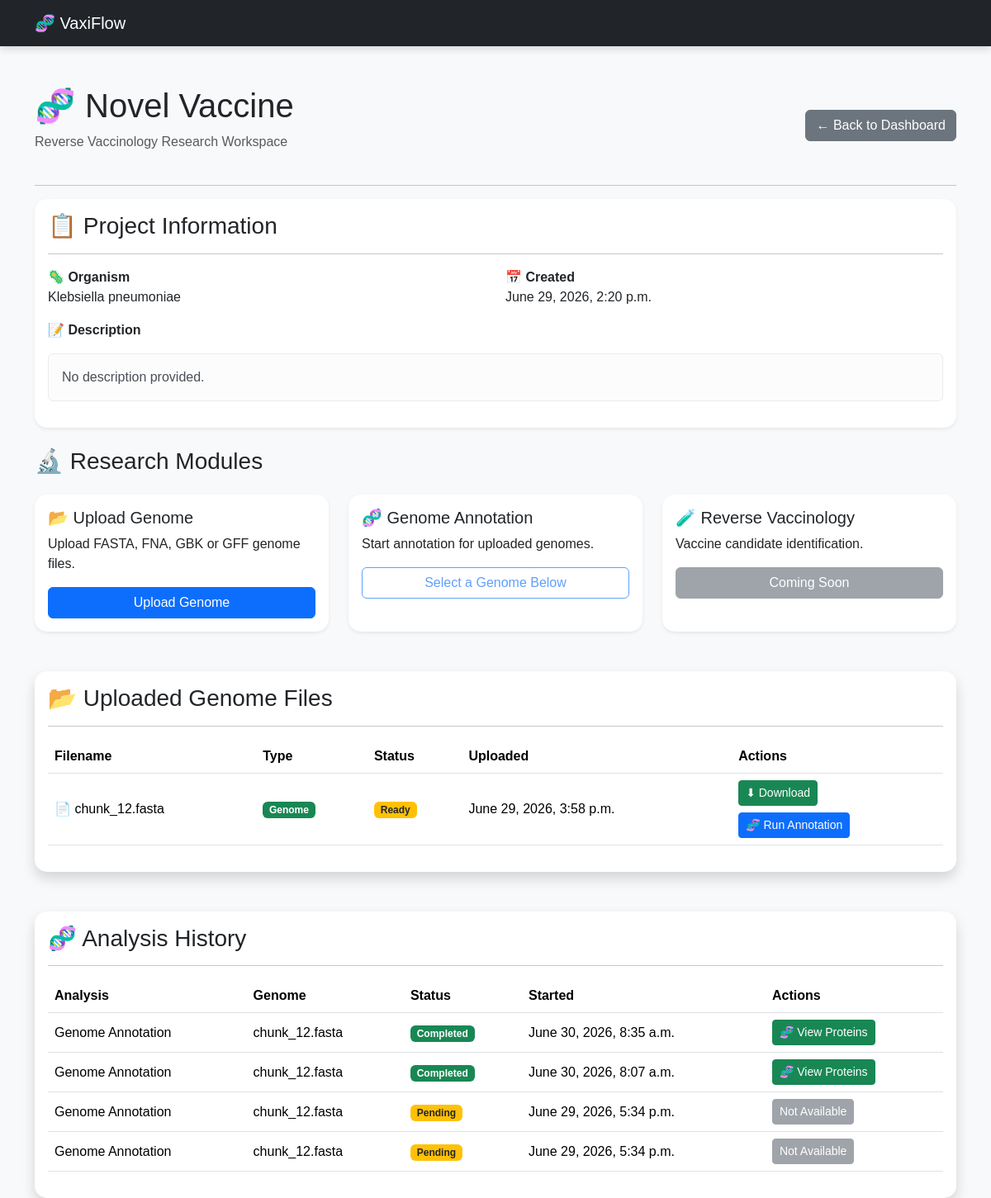
/projects/1/, run on the app's committed database.
### users/models.py (models this page shows, shortened)
class Project(models.Model):
    project_name = models.CharField(max_length=200)
    organism = models.CharField(max_length=300)
    description = models.TextField(blank=True)
    created_at = models.DateTimeField(auto_now_add=True)

class Genome(models.Model):
    project = models.ForeignKey(
        Project,
        on_delete=models.CASCADE,
        related_name="genomes"
    )
    genome_file = models.FileField(
        upload_to="genomes/"
    )
    uploaded_at = models.DateTimeField(
        auto_now_add=True
    )

class Analysis(models.Model):
    ANALYSIS_TYPES = [
        ("annotation", "Genome Annotation"),
        ("signalp", "SignalP"),
        ("tmhmm", "TMHMM"),
        ("psortb", "PSORTb"),
        ("blast", "BLAST"),
        ("vaxijen", "VaxiJen"),
        ("ai", "AI Analysis"),
    ]
    STATUS_CHOICES = [
        ("pending", "Pending"),
        ("running", "Running"),
        ("completed", "Completed"),
        ("failed", "Failed"),
    ]
    project = models.ForeignKey(
        Project,
        on_delete=models.CASCADE,
        related_name="analyses",
    )
    genome = models.ForeignKey(
        Genome,
        on_delete=models.CASCADE,
        related_name="analyses",
    )
    analysis_type = models.CharField(
        max_length=50,
        choices=ANALYSIS_TYPES,
    )
    status = models.CharField(
        max_length=20,
        choices=STATUS_CHOICES,
        default="pending",
    )
    output_directory = models.CharField(
        max_length=500,
        blank=True,
    )
    log = models.TextField(
        blank=True,
    )
    exit_code = models.IntegerField(
        null=True,
        blank=True,
    )
    started_at = models.DateTimeField(
        auto_now_add=True,
    )
    completed_at = models.DateTimeField(
        null=True,
        blank=True,
    )

### users/views.py (the view)
def project_detail(request, project_id):
    project = get_object_or_404(
        Project,
        id=project_id
    )
    genomes = Genome.objects.filter(
        project=project
    ).order_by("-uploaded_at")
    analyses = Analysis.objects.filter(
        project=project
    ).order_by("-started_at")
    return render(
        request,
        "projects/detail.html",
        {
            "project": project,
            "genomes": genomes,
            "analyses": analyses,
        }
    )

### templates/projects/detail.html
{% extends "base.html" %}
{% block content %}
<div class="d-flex justify-content-between align-items-center mb-4">
    <div>
        <h1>🧬 {{ project.project_name }}</h1>
        <p class="text-muted">
            Reverse Vaccinology Research Workspace
        </p>
    </div>
    <a href="/" class="btn btn-secondary">
        ← Back to Dashboard
    </a>
</div>
<hr>
<div class="card shadow-sm mb-4">
    <div class="card-body">
        <h3>📋 Project Information</h3>
        <hr>
        <div class="row">
            <div class="col-md-6">
                <p>
                    <strong>🦠 Organism</strong><br>
                    {{ project.organism }}
                </p>
            </div>
            <div class="col-md-6">
                <p>
                    <strong>📅 Created</strong><br>
                    {{ project.created_at }}
                </p>
            </div>
        </div>
        <p>
            <strong>📝 Description</strong>
        </p>
        <div class="alert alert-light">
            {{ project.description|default:"No description provided." }}
        </div>
    </div>
</div>
<h3 class="mb-4">
    🔬 Research Modules
</h3>
<div class="row g-4 mb-5">
    <div class="col-md-4">
        <div class="card shadow-sm h-100">
            <div class="card-body">
                <h5>📂 Upload Genome</h5>
                <p>
                    Upload FASTA, FNA, GBK or GFF genome files.
                </p>
                <a
                    href="/projects/{{ project.id }}/upload/"
                    class="btn btn-primary w-100">
                    Upload Genome
                </a>
            </div>
        </div>
    </div>
    <div class="col-md-4">
        <div class="card shadow-sm h-100">
            <div class="card-body">
                <h5>🧬 Genome Annotation</h5>
                <p>
                    Start annotation for uploaded genomes.
                </p>
                <button
                    class="btn btn-outline-primary w-100"
                    disabled>
                    Select a Genome Below
                </button>
            </div>
        </div>
    </div>
    <div class="col-md-4">
        <div class="card shadow-sm h-100">
            <div class="card-body">
                <h5>🧪 Reverse Vaccinology</h5>
                <p>
                    Vaccine candidate identification.
                </p>
                <button
                    class="btn btn-secondary w-100"
                    disabled>
                    Coming Soon
                </button>
            </div>
        </div>
    </div>
</div>
<div class="card shadow mb-5">
    <div class="card-body">
        <h3>📂 Uploaded Genome Files</h3>
        <hr>
        {% if genomes %}
        <table class="table table-hover align-middle">
            <thead>
                <tr>
                    <th>Filename</th>
                    <th>Type</th>
                    <th>Status</th>
                    <th>Uploaded</th>
                    <th>Actions</th>
                </tr>
            </thead>
            <tbody>
            {% for genome in genomes %}
                <tr>
                    <td>
                        📄 {{ genome.genome_file.name|cut:"genomes/" }}
                    </td>
                    <td>
                        <span class="badge bg-success">
                            Genome
                        </span>
                    </td>
                    <td>
                        <span class="badge bg-warning text-dark">
                            Ready
                        </span>
                    </td>
                    <td>
                        {{ genome.uploaded_at }}
                    </td>
                    <td>
                        <a
                            href="{% url 'download_genome' genome.id %}"
                            class="btn btn-sm btn-success mb-2">
                            ⬇ Download
                        </a>
                        <br>
                        <a
                            href="{% url 'run_annotation' genome.id %}"
                            class="btn btn-sm btn-primary">
                            🧬 Run Annotation
                        </a>
                    </td>
                </tr>
            {% endfor %}
            </tbody>
        </table>
        {% else %}
        <div class="alert alert-warning">
            No genome uploaded yet.
        </div>
        {% endif %}
    </div>
</div>
<div class="card shadow">
    <div class="card-body">
        <h3>🧬 Analysis History</h3>
        <hr>
        {% if analyses %}
        <table class="table table-hover align-middle">
            <thead>
                <tr>
                    <th>Analysis</th>
                    <th>Genome</th>
                    <th>Status</th>
                    <th>Started</th>
                    <th>Actions</th>
                </tr>
            </thead>
            <tbody>
            {% for analysis in analyses %}
                <tr>
                    <td>
                        {{ analysis.get_analysis_type_display }}
                    </td>
                    <td>
                        {{ analysis.genome.genome_file.name|cut:"genomes/" }}
                    </td>
                    <td>
                        {% if analysis.status == "completed" %}
                            <span class="badge bg-success">
                                Completed
                            </span>
                        {% elif analysis.status == "running" %}
                            <span class="badge bg-primary">
                                Running
                            </span>
                        {% elif analysis.status == "failed" %}
                            <span class="badge bg-danger">
                                Failed
                            </span>
                        {% else %}
                            <span class="badge bg-warning text-dark">
                                Pending
                            </span>
                        {% endif %}
                    </td>
                    <td>
                        {{ analysis.started_at }}
                    </td>
                    <td>
                        {% if analysis.status == "completed" %}
                            <a
                                href="{% url 'protein_list' analysis.id %}"
                                class="btn btn-sm btn-success">
                                🧬 View Proteins
                            </a>
                        {% else %}
                            <button
                                class="btn btn-sm btn-secondary"
                                disabled>
                                Not Available
                            </button>
                        {% endif %}
                    </td>
                </tr>
            {% endfor %}
            </tbody>
        </table>
        {% else %}
        <div class="alert alert-info">
            No analysis has been started yet.
        </div>
        {% endif %}
    </div>
</div>
{% endblock %}

### static/css/style.css (style rules this page uses)
body { background:#f8f9fa; font-family:Arial, Helvetica, sans-serif; }
.card { border:none; border-radius:15px; box-shadow:0 5px 15px rgba(0,0,0,.08); transition:.3s; }

### data on the page
Project: project_name "Novel Vaccine", organism "Klebsiella pneumoniae", created_at "June 29, 2026, 2:20 p.m.", description "No description provided."
Genome: genome_file.name "chunk_12.fasta", uploaded_at "June 29, 2026, 3:58 p.m."
Analysis: analysis_type "Genome Annotation", genome.genome_file.name "chunk_12.fasta", status "Completed", started_at "June 30, 2026, 8:35 a.m."
Analysis: analysis_type "Genome Annotation", genome.genome_file.name "chunk_12.fasta", status "Completed", started_at "June 30, 2026, 8:07 a.m."
Analysis: analysis_type "Genome Annotation", genome.genome_file.name "chunk_12.fasta", status "Pending", started_at "June 29, 2026, 5:34 p.m."
Analysis: analysis_type "Genome Annotation", genome.genome_file.name "chunk_12.fasta", status "Pending", started_at "June 29, 2026, 5:34 p.m."
